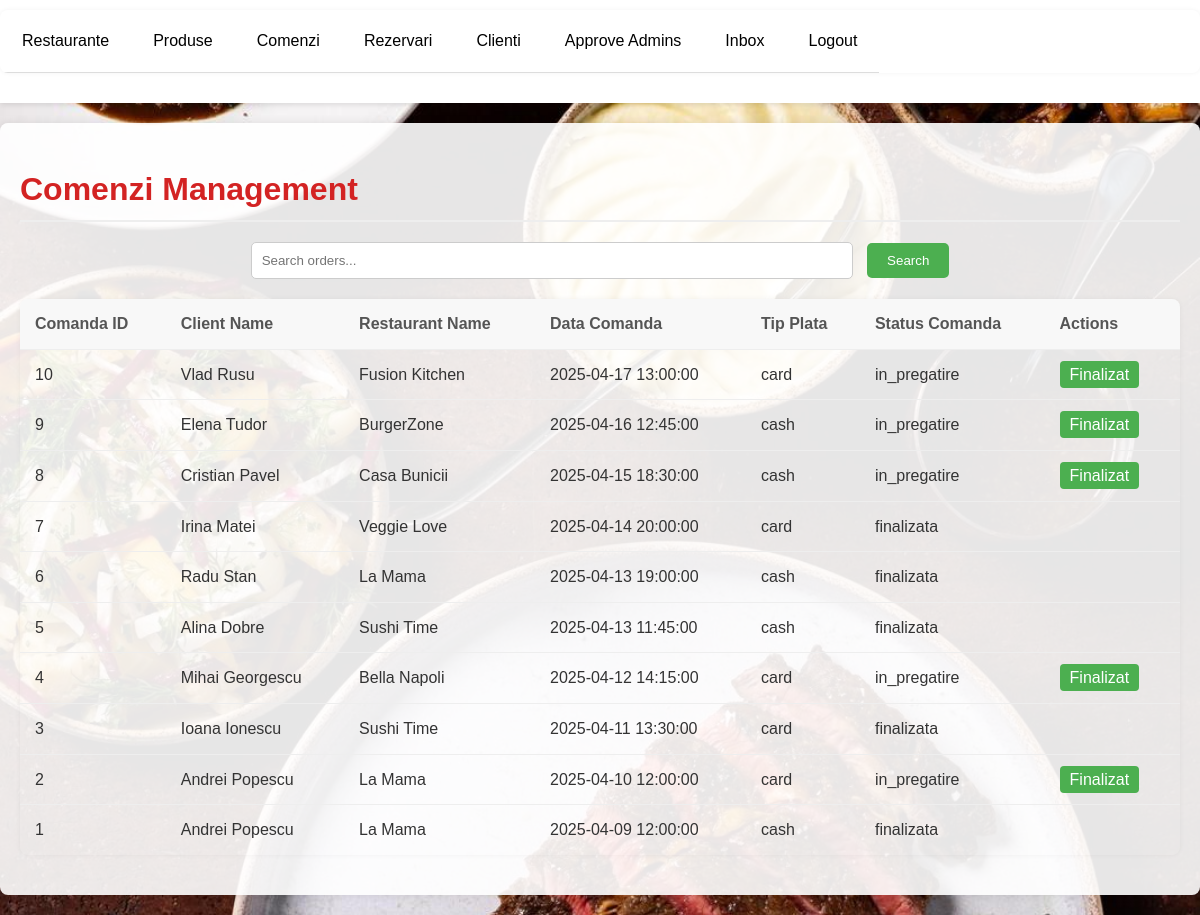
The page /comenzi_admin.php (signed in) on the database its author committed.
### tables this page shows
CREATE TABLE tblComenzi (
    comanda_id INT AUTO_INCREMENT PRIMARY KEY,
    client_id INT,
    restaurant_id INT,
    data_comanda DATETIME,
    tip_plata ENUM('cash', 'card'),
    status_comanda ENUM('finalizata', 'in_pregatire'),
    FOREIGN KEY (client_id) REFERENCES tblClienti(client_id),
    FOREIGN KEY (restaurant_id) REFERENCES tblRestaurante(restaurant_id)
);

CREATE TABLE tblClienti(
    client_id INT AUTO_INCREMENT PRIMARY KEY,
    nume_client VARCHAR(100) NOT NULL,
    email VARCHAR(100) UNIQUE,
    data_inregistrare DATE,
	password VARCHAR(100) NOT NULL,
    rol ENUM('client')
);

CREATE TABLE tblRestaurante(
    restaurant_id INT AUTO_INCREMENT PRIMARY KEY,
    nume_restaurant VARCHAR(100) NOT NULL,
    oras VARCHAR(50),
    tip_bucatarie VARCHAR(50),
    livrare_disponibila BOOLEAN,
    CONSTRAINT chk_oras CHECK (oras IS NOT NULL)
	
);

### comenzi_admin.php (the view, shortened to what this page needs)
<?php
$db = mysqli_connect('localhost', 'root', '', 'restaurantedb') or die('Error connecting to MySQL server.');
$search_term = "";
if (isset($_GET['search'])) {
    $search_term = mysqli_real_escape_string($db, $_GET['search']);
    $query = "SELECT c.comanda_id, cl.nume_client, r.nume_restaurant, c.data_comanda, c.tip_plata, c.status_comanda
              FROM tblComenzi c
              JOIN tblClienti cl ON c.client_id = cl.client_id
              JOIN tblRestaurante r ON c.restaurant_id = r.restaurant_id
              WHERE c.comanda_id LIKE '%$search_term%'
                 OR cl.nume_client LIKE '%$search_term%'
                 OR r.nume_restaurant LIKE '%$search_term%'
                 OR c.data_comanda LIKE '%$search_term%'
                 OR c.tip_plata LIKE '%$search_term%'
                 OR c.status_comanda LIKE '%$search_term%'
              ORDER BY c.comanda_id DESC";
} else {
    $query = "SELECT c.comanda_id, cl.nume_client, r.nume_restaurant, c.data_comanda, c.tip_plata, c.status_comanda
              FROM tblComenzi c
              JOIN tblClienti cl ON c.client_id = cl.client_id
              JOIN tblRestaurante r ON c.restaurant_id = r.restaurant_id
              ORDER BY c.comanda_id DESC";
}
$result = mysqli_query($db, $query);
?>
<!DOCTYPE html>
<html>
<head>
    <link rel="stylesheet" type="text/css" href="style.css">
</head>
<body class="background-comenzi">
    <?php include('header.php'); ?>
    <div class="container">
        <div class="client-section">
            <h1 class="client-table-title">Comenzi Management</h1>
            <form action="comenzi_admin.php" method="GET" class="search-form">
                <input type="text" name="search" placeholder="Search orders..." value="<?php echo htmlspecialchars($search_term); ?>">
                <button type="submit">Search</button>
            </form>
            <?php if (mysqli_num_rows($result) > 0) { ?>
                <table class="client-table">
                    <thead>
                        <tr>
                            <th>Comanda ID</th>
                            <th>Client Name</th>
                            <th>Restaurant Name</th>
                            <th>Data Comanda</th>
                            <th>Tip Plata</th>
                            <th>Status Comanda</th>
                            <th>Actions</th>
                        </tr>
                    </thead>
                    <tbody>
                        <?php while ($row = mysqli_fetch_assoc($result)) {
                            $is_finalizata = ($row['status_comanda'] == 'finalizata');
                        ?>
                            <tr>
                                <td><?php echo $row['comanda_id']; ?></td>
                                <td><?php echo $row['nume_client']; ?></td>
                                <td><?php echo $row['nume_restaurant']; ?></td>
                                <td><?php echo $row['data_comanda']; ?></td>
                                <td><?php echo $row['tip_plata']; ?></td>
                                <td><?php echo $row['status_comanda']; ?></td>
                                <td>
                                    <?php if (!$is_finalizata) { ?>
                                        <a href="comenzi_admin.php?update_status=<?php echo $row['comanda_id']; ?>&new_status=finalizata" class="approve-btn">Finalizat</a>
                                    <?php } ?>
                                </td>
                            </tr>
                        <?php } ?>
                    </tbody>
                </table>
            <?php } else { ?>
                <p>No comenzi found.</p>
            <?php } ?>
        </div>
    </div>
</body>
</html>

### style.css (style rules this page uses)
body { font-family: 'Arial', sans-serif; margin: 0; padding: 0; background-color: #f4f4f4; color: #333; line-height: 1.6; }
.background-comenzi { background-image: url('images/background5.jpg'); background-size: cover; background-position: center; background-repeat: no-repeat; background-attachment: fixed; }
.container { max-width: 1200px; margin: 20px auto; padding: 20px; background-color: #fff; box-shadow: 0 0 10px rgba(0, 0, 0, 0.1); border-radius: 8px; background-color: rgba(255, 255, 255, 0.9); }
h1, h2, h3 { color: #d32323; margin-bottom: 15px; border-bottom: 2px solid #eee; padding-bottom: 5px; }
a { color: #d32323; text-decoration: none; transition: color 0.3s ease; }
.client-section { margin-bottom: 20px; }
.client-table-title { margin-bottom: 20px; }
.approve-btn, .refuse-btn { padding: 5px 10px; border: none; border-radius: 4px; cursor: pointer; margin-right: 5px; transition: opacity 0.3s ease; }
.approve-btn { background-color: #4CAF50; color: white; }
table { width: 100%; border-collapse: collapse; margin-bottom: 20px; box-shadow: 0 0 5px rgba(0, 0, 0, 0.05); border-radius: 8px; overflow: hidden; }
table th, table td { padding: 12px 15px; text-align: left; border-bottom: 1px solid #eee; }
table th { background-color: #f8f8f8; color: #555; font-weight: bold; }
table tr:last-child td { border-bottom: none; }
.search-form { margin-bottom: 20px; text-align: center; }
.search-form input[type="text"] { padding: 10px; width: 50%; border: 1px solid #ccc; border-radius: 5px; margin-right: 10px; }
.search-form button { padding: 10px 20px; background-color: #4CAF50; color: white; border: none; border-radius: 5px; cursor: pointer; }

### rows shown on the page
tblcomenzi: comanda_id "10", client.nume_client "Vlad Rusu", restaurant.nume_restaurant "Fusion Kitchen", data_comanda "2025-04-17 13:00:00", tip_plata "card", status_comanda "in_pregatire"
tblcomenzi: comanda_id "9", client.nume_client "Elena Tudor", restaurant.nume_restaurant "BurgerZone", data_comanda "2025-04-16 12:45:00", tip_plata "cash", status_comanda "in_pregatire"
tblcomenzi: comanda_id "8", client.nume_client "Cristian Pavel", restaurant.nume_restaurant "Casa Bunicii", data_comanda "2025-04-15 18:30:00", tip_plata "cash", status_comanda "in_pregatire"
tblcomenzi: comanda_id "7", client.nume_client "Irina Matei", restaurant.nume_restaurant "Veggie Love", data_comanda "2025-04-14 20:00:00", tip_plata "card", status_comanda "finalizata"
tblcomenzi: comanda_id "6", client.nume_client "Radu Stan", restaurant.nume_restaurant "La Mama", data_comanda "2025-04-13 19:00:00", tip_plata "cash", status_comanda "finalizata"
tblcomenzi: comanda_id "5", client.nume_client "Alina Dobre", restaurant.nume_restaurant "Sushi Time", data_comanda "2025-04-13 11:45:00", tip_plata "cash", status_comanda "finalizata"
tblcomenzi: comanda_id "4", client.nume_client "Mihai Georgescu", restaurant.nume_restaurant "Bella Napoli", data_comanda "2025-04-12 14:15:00", tip_plata "card", status_comanda "in_pregatire"
tblcomenzi: comanda_id "3", client.nume_client "Ioana Ionescu", restaurant.nume_restaurant "Sushi Time", data_comanda "2025-04-11 13:30:00", tip_plata "card", status_comanda "finalizata"
tblcomenzi: comanda_id "2", client.nume_client "Andrei Popescu", restaurant.nume_restaurant "La Mama", data_comanda "2025-04-10 12:00:00", tip_plata "card", status_comanda "in_pregatire"
tblcomenzi: comanda_id "1", client.nume_client "Andrei Popescu", restaurant.nume_restaurant "La Mama", data_comanda "2025-04-09 12:00:00", tip_plata "cash", status_comanda "finalizata"
